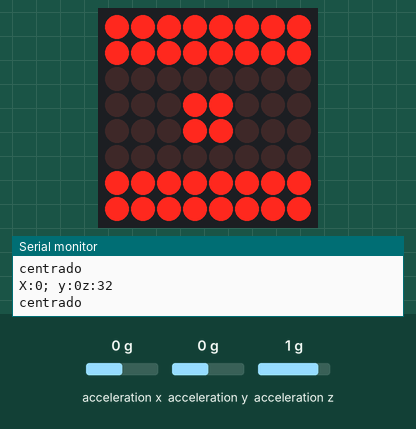
Recording of a sketch running on a simulated Arduino Uno, built with avr-gcc and run on an emulated ATmega328P. Parts: 8×8 LED matrix, the last lines printed to the serial monitor. The inputs (shaded band) are chosen by the test bench; at power-on: acceleration x 0 g, acceleration y 0 g, acceleration z 1 g.

Above: at 1.2 s.
1.3 s: acceleration x set to -0.8 g
At 1.8 s:
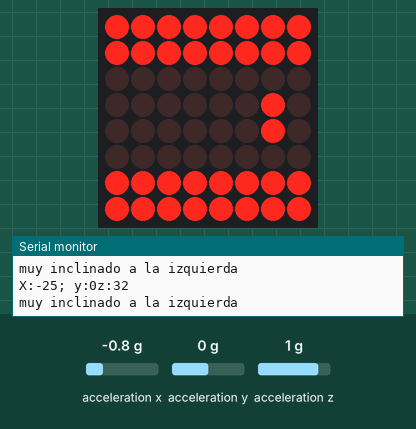
3.0 s: acceleration x set to 0.8 g
At 3.5 s:
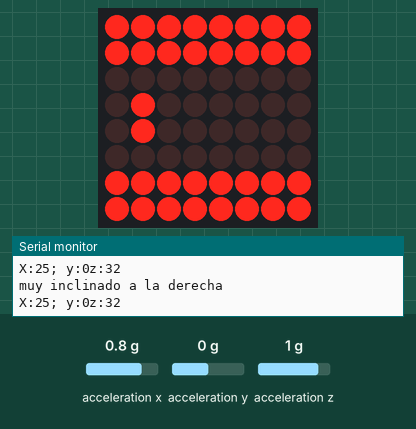
7.6 s: acceleration x set to 0 g
At 8.9 s:
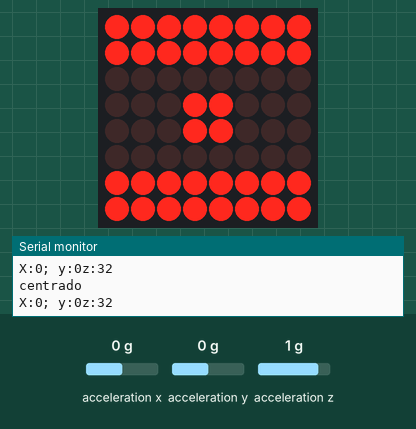
Timing chart, 0 to 10.2 s (numbered marks = the images above; inputs shaded):
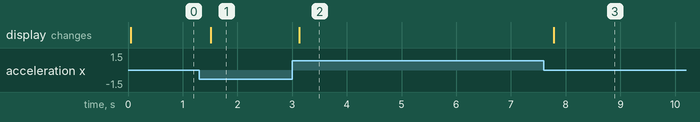

The sketch:

acelerometro_matriz.ino
```cpp
#include <SparkFun_ADXL345.h>
#include <SPI.h>
#include <Wire.h>
#include <LedControl.h>

#define entrada  10   //pin 12 conectado al pin de datos del max7219.
#define clock 8   //pin 11 conectado al pin de clock del max7219.
#define cs  9   //pin 10 conectado al pin de carga del max7219.

LedControl matrix = LedControl(entrada,clock,cs,1);
ADXL345 acelerometro = ADXL345();

byte number_0[8]= {        // array que contiene todos los elementos de las
  0b11111111,
  0b11111111,
  0b00000000,
  0b00011000,
  0b00011000,
  0b00000000,
  0b11111111,
  0b11111111
};
byte number_1[8]= {       // array que contiene todos los elementos de las
  0b11111111,
  0b11111111,
  0b00000000,
  0b00010000,
  0b00010000,
  0b00000000,
  0b11111111,
  0b11111111
};

byte number_2[8]= {       // array que contiene todos los elementos de las
  0b11111111,
  0b11111111,
  0b00000000,
  0b00100000,
  0b00100000,
  0b00000000,
  0b11111111,
  0b11111111
};

byte number_3[8]= {       // array que contiene todos los elementos de las
  0b11111111,
  0b11111111,
  0b00000000,
  0b01000000,
  0b01000000,
  0b00000000,
  0b11111111,
  0b11111111
};

byte number_4[8]= {     // array que contiene todos los elementos de las
  0b11111111,
  0b11111111,
  0b00000000,
  0b10000000,
  0b10000000,
  0b00000000,
  0b11111111,
  0b11111111
};

byte number_5[8]= {     // array que contiene todos los elementos de las
  0b11111111,
  0b11111111,
  0b00000000,
  0b00001000,
  0b00001000,
  0b00000000,
  0b11111111,
  0b11111111
};

byte number_6[8]= {       // array que contiene todos los elementos de las
  0b11111111,
  0b11111111,
  0b00000000,
  0b00000100,
  0b00000100,
  0b00000000,
  0b11111111,
  0b11111111
};
byte number_7[8]= {     // array que contiene todos los elementos de las
  0b11111111,
  0b11111111,
  0b00000000,
  0b00000010,
  0b00000010,
  0b00000000,
  0b11111111,
  0b11111111
};

byte number_8[8]= {       // array que contiene todos los elementos de las
  0b11111111,
  0b11111111,
  0b00000000,
  0b00000001,
  0b00000001,
  0b00000000,
  0b11111111,
  0b11111111
};


unsigned long delayy = 10;

void setup() {
  Serial.begin(9600);
  Serial.println("iniciar");
  Serial.println();
  acelerometro.powerOn();
  acelerometro.setRangeSetting(16);
  matrix.shutdown(0,false); //Activo el max7219 para poder mostrar los digitos.
  matrix.setIntensity(0,15);  //Brilo a la mitad
  matrix.clearDisplay(0);
}

void loop() {
matrix345();
}


void matrix345 (){
int x,y,z;
acelerometro.readAccel(&x,&y,&z);
Serial.print("X:");
Serial.print(x);
Serial.print("; ");
Serial.print("y:");
Serial.print(y);
Serial.print("z:");
Serial.print(z);
Serial.println("");
delay(50);
if(x==0 || x == 1){
  Serial.println("centrado");
  for(int i=0; i<8;i++)
      {
        matrix.setRow(0,i,number_0[i]);
      }
}
delay(delayy);
if(x>=-13 && x<=-2){
Serial.println("inclinado hacia la izquierda");
  for(int i=0; i<8;i++)
      {
        matrix.setRow(0,i,number_5[i]);
      }
}
delay(delayy);
  if(x>=-19&& x<=-14 ){
  Serial.println("mas inclininado a la izquierda");
  for(int i=0; i<8;i++)
      {
        matrix.setRow(0,i,number_6[i]);
      }
}
delay(delayy);
if(x>=-29 && x<=-20){
  Serial.println("muy inclinado a la izquierda");
  for(int i=0; i<8;i++)
      {
        matrix.setRow(0,i,number_7[i]);
      }
}
delay(delayy);
 if(x>=-32 && x<=-30){
  Serial.println("totalmente inclinado a la izquierda");
  for(int i=0; i<8;i++)
      {
        matrix.setRow(0,i,number_8[i]);
      }
}
delay(delayy);
if(x>=3 && x<13){
  Serial.println("inclinado hacia la derecha");
  for(int i=0; i<8;i++)
      {
        matrix.setRow(0,i,number_1[i]);
      }
}
delay(delayy);
 if(x>=14 && x<=19){
  Serial.println("mas inclininado a la derecha");
  for(int i=0; i<8;i++)
      {
        matrix.setRow(0,i,number_2[i]);
      }
}
delay(delayy);
 if(x>=20 && x<=29){
  Serial.println("muy inclinado a la derecha");
  for(int i=0; i<8;i++)
      {
        matrix.setRow(0,i,number_3[i]);
      }
}
delay(delayy);
  if(x>=30 && x<=35){
  Serial.println("totalmente inclinado a la derecha");
  for(int i=0; i<8;i++)
      {
        matrix.setRow(0,i,number_4[i]);
      }
}
delay(delayy);
}
```

Measured:
- after the input at 1.3 s, the display: changes after 0.21 s (image 1)
- after the input at 3.0 s, the display: changes after 0.13 s (image 2)
- after the input at 7.6 s, the display: changes after 0.18 s (image 3)
